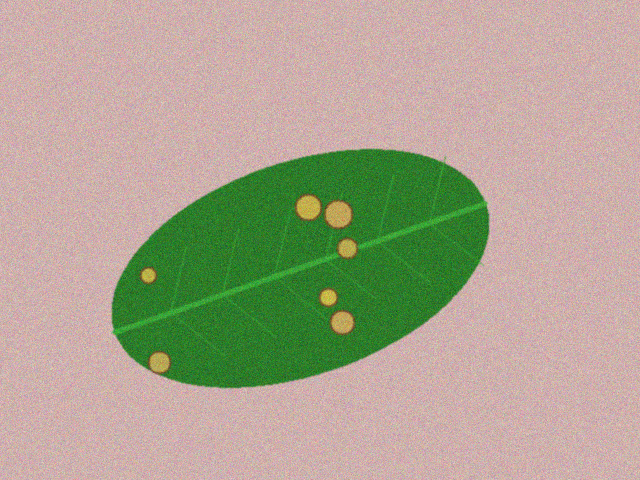
#> input picture data/sintetis/citra/teh_041.png, 640 x 480 px, found by its file name
$ jupyter execute B1_lingkungan.ipynb   (shell and % lines are left out)
#> lines starting #> are read from the running program, lines starting #| are printed output that depends on the picture
### src/utils_cv.py
"""utils_cv.py: fungsi bantu yang dipakai ulang sepanjang semester."""
import cv2
import numpy as np
import matplotlib.pyplot as plt


def baca(path):
    """Membaca citra dan langsung memberi pesan jelas bila gagal."""
#> called with path = '../data/sintetis/citra/teh_041.png'
    img = cv2.imread(path)
#> img is the input picture: shape (480, 640, 3); mean B, G, R 145.3, 165.3, 172.9
    if img is None:
        raise FileNotFoundError(f"Citra tidak ditemukan: {path}")
    return img


# [33 lines left out: functions tampil, kontras_bercak, statistik, not called in this run]

### B1_lingkungan.ipynb
<a href="https://colab.research.google.com/github/Rikza-Aidil/simuteh-2330511084/blob/main/B1_lingkungan.ipynb" target="_parent"></a>

[cell 1]
from google.colab import drive
import os
import sys

# 1. Mount Google Drive
drive.mount('/content/drive')

# 2. Arahkan direktori kerja aktif ke dalam folder 'notebook' Anda di Drive
os.chdir('/content/drive/MyDrive/Computer Vision/simuteh-2330511084/notebook')

# 3. Masukkan folder 'src' ke dalam sys.path secara mutlak (absolute path)
src_path = '/content/drive/MyDrive/Computer Vision/simuteh-2330511084/src'
if src_path not in sys.path:
    sys.path.append(src_path)

print("Berhasil! Direktori saat ini:", os.getcwd())

[cell 2]
import sys
sys.path.append("../src") # agar utils_cv dapat diimpor dari notebook/
import cv2, numpy as np, skimage, matplotlib.pyplot as plt
from utils_cv import baca, tampil

print("OpenCV", cv2.__version__, "| NumPy", np.__version__, " scikit-image", skimage.__version__)

img = baca("../data/sintetis/citra/teh_041.png")
print("shape:", img.shape, "dtype:", img.dtype)
#| shape: (480, 640, 3) dtype: uint8
print("min-maks:", img.min(), img.max())
#| min-maks: 0 255
print("piksel (y=100, x=200) dalam urutan BGR:", img[100, 200])
#| piksel (y=100, x=200) dalam urutan BGR: [189 155 202]

# tampilkan citra TANPA dan DENGAN konversi BGR ke RGB
plt.figure(figsize=(10,4))
plt.subplot(1, 2, 1); plt.imshow(img); plt.title("Tanpa konversi (salah)")
plt.subplot(1, 2, 2); plt.imshow(cv2.cvtColor(img, cv2.COLOR_BGR2RGB))
plt.title("Dengan konversi BGR ke RGB")
plt.savefig("../hasil/b1_bgr_rgb.png")
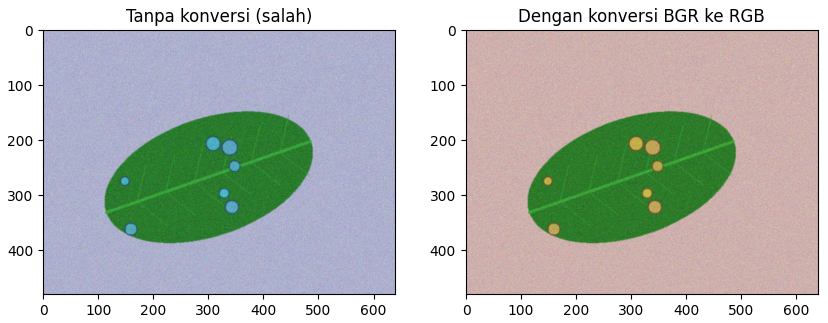
#> figure drawn by matplotlib, 2 panels; B, G, R data is drawn as R, G, B

[cell 3]
import matplotlib.pyplot as plt
from matplotlib.patches import FancyBboxPatch

tahap = [
 ("1. Akuisisi",      "Masuk: daun di nampan\nProses: foto HP, jarak & cahaya diatur\nKeluar: foto 4000x3000"),
 ("2. Praproses",     "Masuk: foto mentah\nProses: resize 640, gamma, CLAHE, redam derau\nKeluar: citra siap analisis"),
 ("3. Segmentasi",    "Masuk: citra praproses\nProses: pisahkan daun & bercak\nKeluar: mask daun, mask bercak"),
 ("4. Fitur",         "Masuk: citra + mask\nProses: hitung warna, tekstur, bentuk\nKeluar: vektor fitur, % bercak"),
 ("5. Pengenalan",    "Masuk: vektor fitur\nProses: KNN/SVM atau CNN\nKeluar: kelas mutu"),
 ("6. Interpretasi",  "Masuk: kelas + % bercak\nProses: tampilkan ke petugas\nKeluar: keputusan akhir petugas"),
]
fig, ax = plt.subplots(figsize=(16, 4)); ax.axis("off"); ax.set_xlim(0, 16); ax.set_ylim(0, 4)
for i, (j, t) in enumerate(tahap):
    x = 0.2 + i * 2.65
    ax.add_patch(FancyBboxPatch((x, 0.6), 2.3, 2.8, boxstyle="round,pad=0.05",
                 fc="#dbeafe" if i < 2 else "white", ec="#1d4ed8"))
    ax.text(x + 1.15, 3.1, j, ha="center", fontsize=10, weight="bold")
    ax.text(x + 1.15, 1.9, t, ha="center", va="center", fontsize=6.5)
    if i < 5: ax.annotate("", xy=(x + 2.6, 2), xytext=(x + 2.35, 2), arrowprops=dict(arrowstyle="->"))
ax.text(8, 0.2, "Biru = cakupan evaluasi P1-P4", ha="center", fontsize=8)
plt.savefig("../hasil/b1_pipeline.png", dpi=200, bbox_inches="tight"); plt.show()
#> after `plt.savefig('../hasil/b1_pipeline.png', dpi=200, bbox_inches='tight')`:
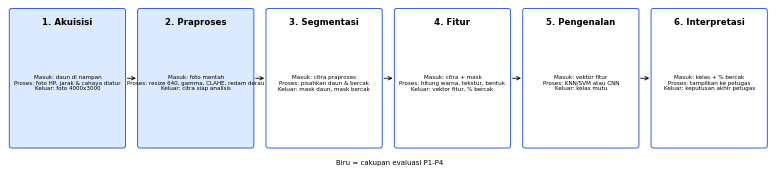
#> figure drawn by matplotlib, 1 panel

$ run again, with data/sintetis/citra/teh_001.png copied over data/sintetis/citra/teh_041.png
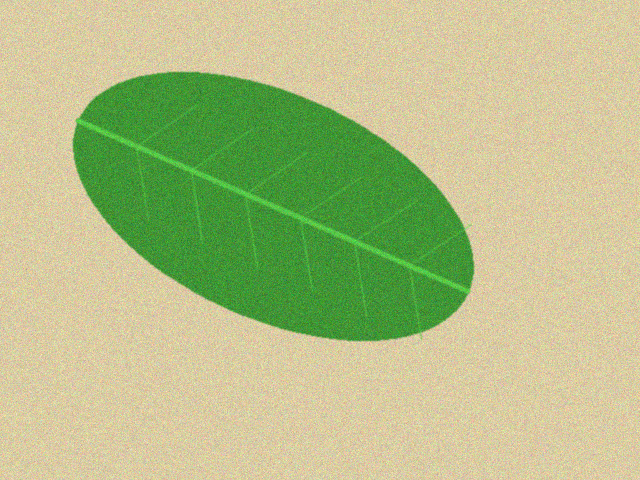
#> input picture data/sintetis/citra/teh_001.png, 640 x 480 px, found by its file name
#> in baca, img is the input picture: shape (480, 640, 3); mean B, G, R 136.3, 190.9, 180.5
#| shape: (480, 640, 3) dtype: uint8
#| min-maks: 1 255
#| piksel (y=100, x=200) dalam urutan BGR: [ 21 157  43]
#> `plt.savefig("../hasil/b1_bgr_rgb.png")`:
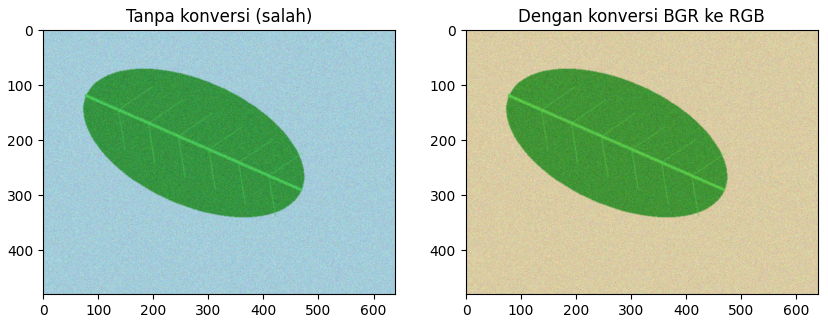
#> figure drawn by matplotlib, 2 panels; B, G, R data is drawn as R, G, B

$ run again, with data/sintetis/citra/teh_002.png copied over data/sintetis/citra/teh_041.png
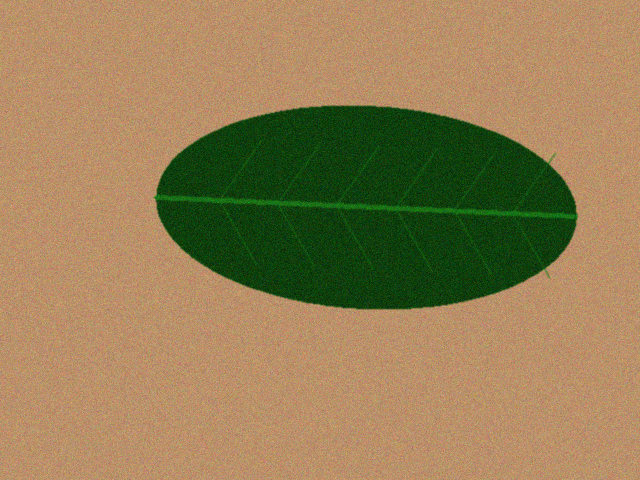
#> input picture data/sintetis/citra/teh_002.png, 640 x 480 px, found by its file name
#> in baca, img is the input picture: shape (480, 640, 3); mean B, G, R 85.3, 127.4, 149
#| shape: (480, 640, 3) dtype: uint8
#| min-maks: 0 230
#| piksel (y=100, x=200) dalam urutan BGR: [102 142 185]
#> `plt.savefig("../hasil/b1_bgr_rgb.png")`:
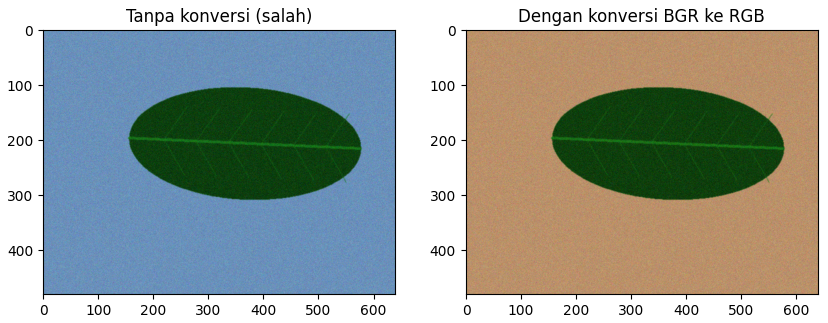
#> figure drawn by matplotlib, 2 panels; B, G, R data is drawn as R, G, B

$ run again, with data/sintetis/citra/teh_003.png copied over data/sintetis/citra/teh_041.png
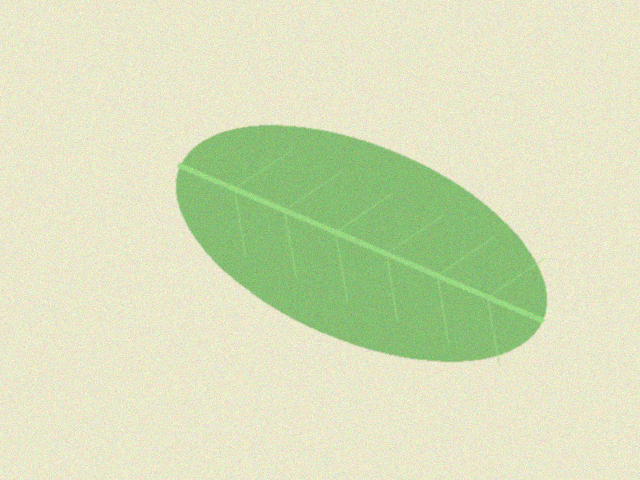
#> input picture data/sintetis/citra/teh_003.png, 640 x 480 px, found by its file name
#> in baca, img is the input picture: shape (480, 640, 3); mean B, G, R 186.4, 223.9, 214.6
#| shape: (480, 640, 3) dtype: uint8
#| min-maks: 83 255
#| piksel (y=100, x=200) dalam urutan BGR: [208 224 238]
#> `plt.savefig("../hasil/b1_bgr_rgb.png")`:
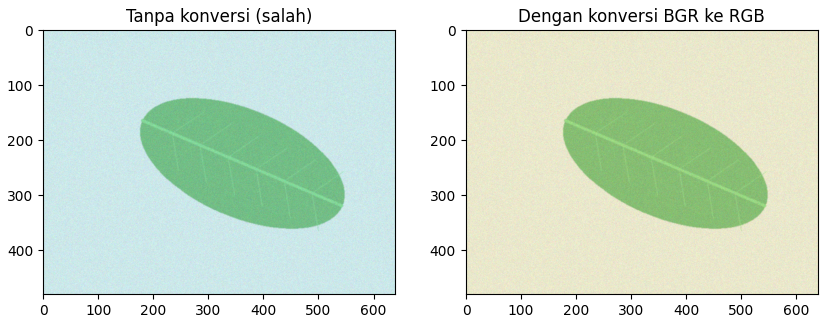
#> figure drawn by matplotlib, 2 panels; B, G, R data is drawn as R, G, B
